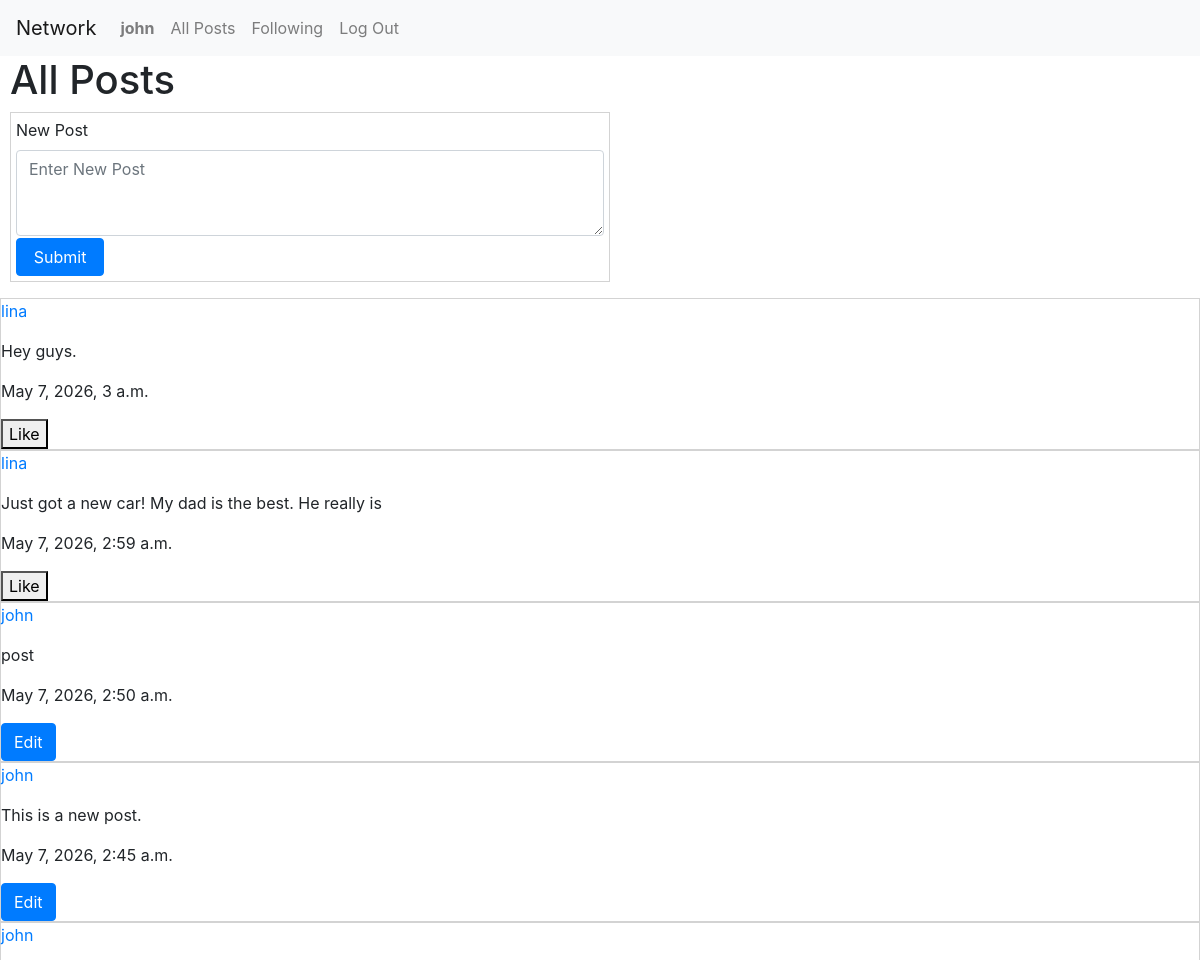
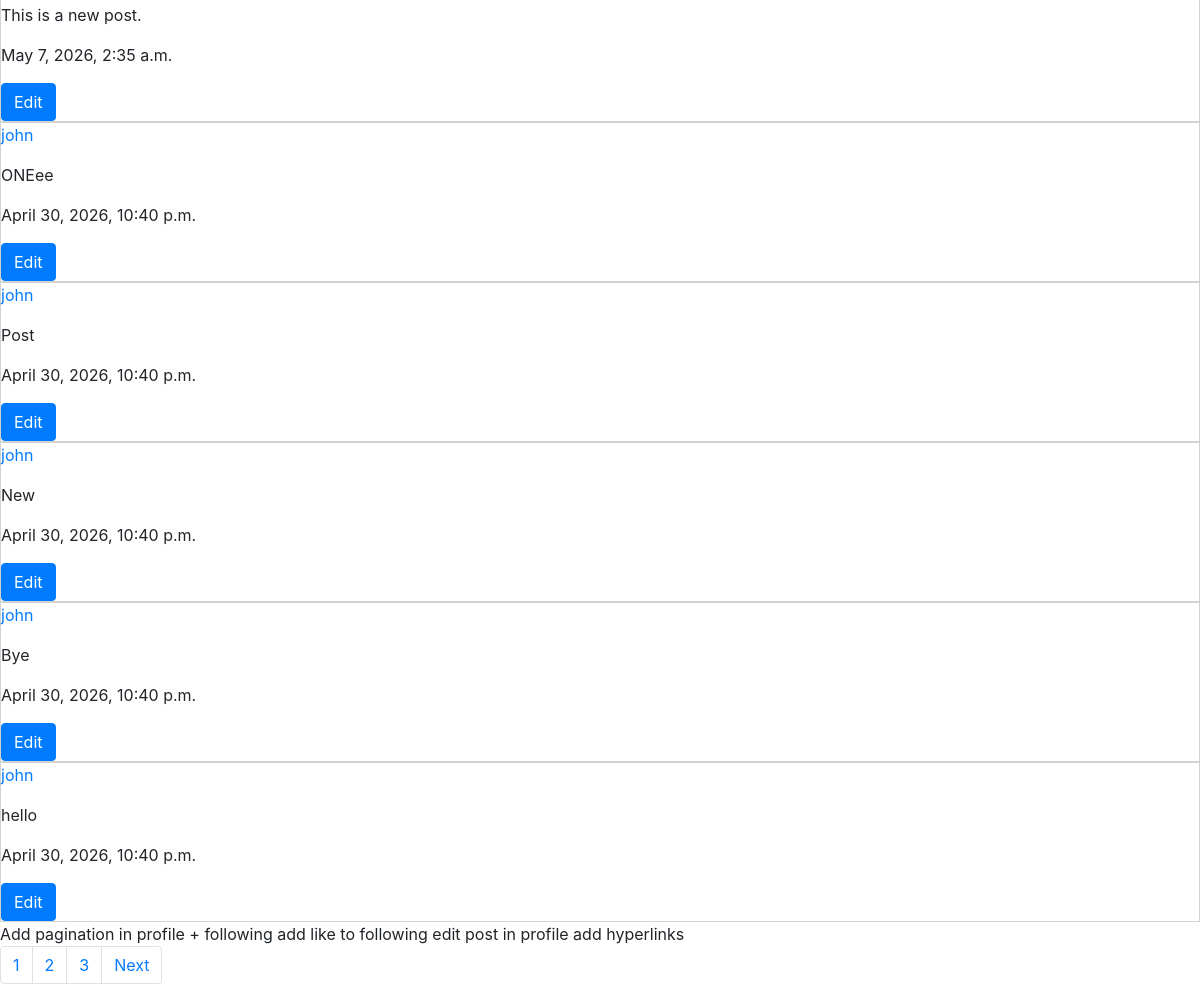
/ (signed in), run on the app's committed database (2 pictures, top to bottom).
### network/models.py (models this page shows, shortened)
class User(AbstractUser):
    pass

class Post(models.Model):
    author = models.ForeignKey(User, on_delete=models.CASCADE, related_name="current_author")
    time = models.DateTimeField(auto_now_add=True)
    content = models.CharField(max_length=100)

### network/views.py (the view)
# urls.py: path("", views.index, name="index"),
def index(request):
    all_posts = Post.objects.all().order_by('-time')
    try:
        filtered_likes = Like.objects.filter(
        source = request.user
    )
    except:
        filtered_likes = []
    liked_post = []
    for i in filtered_likes:
        post_content = i.target.id
        liked_post.append(post_content)
    p = Paginator(all_posts, 10)
    print(p.num_pages)
    page_number = request.GET.get('page')
    page_obj = p.get_page(page_number)
    return render(request, "network/index.html", {
        "posts":page_obj,  # only worked when changed all_posts to page_obj
        "liked_posts":liked_post,
        "page_obj": page_obj
    })

### network/templates/network/index.html (shortened to what this page needs)
{% extends "network/layout.html" %}
{% load static %}
{% block body %}
<h1>All Posts</h1>
    <div class="mb-3">
    {% if user.is_authenticated %}
        <form class="new_post_form" action="{% url 'new_post' %}" method="POST">
            <label for="exampleFormControlTextarea1" class="form-label">New Post</label>
            <textarea name="new_content" class="form-control" id="exampleFormControlTextarea1" rows="3" placeholder="Enter New Post"></textarea>
            <button type="submit" class="btn btn-primary">Submit</button>
        </form>
    {% endif %}
    </div>
    {% for i in posts %}
    <div class="single_post" id="single_post_{{i.id}}">
        <p><a href="{% url 'user_profile_page' id=i.author.id %}">{{i.author}}</a></p>
        <p id="post_content_{{ i.id }}">{{ i.content }}</p>
        <p>{{i.time}}</p>
        {% if i.author == user %}
            <button id="edit_button_{{i.id}}" class="btn btn-primary" onclick="editPost({{i.id}}, '{{i.content}}')">Edit</button>
        {% else %}
            {% if user.is_authenticated %}
                    <button id="like_button_{{i.id}}" onclick="likePost({{i.id}})" style="{% if i.id in liked_posts %} display:none {% else %} display:block {% endif %} ">Like</button>
            {% endif %}
        {% endif %}
    </div>
    {% endfor %}
Add pagination in profile + following
add like to following
edit post in profile
add hyperlinks
    <nav aria-label="Page navigation example">
        <ul class="pagination">
            {% for i in page_obj.paginator.page_range %}
                <li class="page-item"><a class="page-link" href="?page={{i}}">{{i}}</a></li>
            {%endfor%}
            {% if page_obj.has_next %}
                <li class="page-item"><a class="page-link" href="?page={{ page_obj.next_page_number }}">Next</a></li>
            {% endif %}
        </ul>
    </nav>
{% endblock %}

### network/templates/network/layout.html (shortened to what this page needs)
{% load static %}
<!DOCTYPE html>
<html lang="en">
    <head>
        <link rel="stylesheet" href="https://stackpath.bootstrapcdn.com/bootstrap/4.4.1/css/bootstrap.min.css">
        <link href="{% static 'network/styles.css' %}" rel="stylesheet">
    </head>
    <body>
        <nav class="navbar navbar-expand-lg navbar-light bg-light">
            <a class="navbar-brand" href="#">Network</a>
            <div>
              <ul class="navbar-nav mr-auto">
                {% if user.is_authenticated %}
                    <li class="nav-item">
                        <a class="nav-link" href="{% url 'user_profile_page' id=user.id %}"><strong>{{ user.username }}</strong></a>
                    </li>
                {% endif %}
                <li class="nav-item">
                  <a class="nav-link" href="{% url 'index' %}">All Posts</a>
                </li>
                {% if user.is_authenticated %}
                    <li class="nav-item">
                        <a class="nav-link" href="{% url 'following_page' %}">Following</a>
                    </li>
                    <li class="nav-item">
                        <a class="nav-link" href="{% url 'logout' %}">Log Out</a>
                    </li>
                {% endif %}
              </ul>
            </div>
          </nav>
        <div class="body">
            {% block body %}{% endblock %}
        </div>
    </body>
</html>

### network/static/network/styles.css (style rules this page uses)
h1 { margin-left: 10px; }
.new_post_form { border: lightgray solid 1px; display: flex; flex-direction: column; padding: 5px; max-width: 50%; margin-left: 10px; }
.new_post_form button { margin-top: 2px; width: 15%; }
.single_post { border: lightgray solid 1px; }
ul { list-style-type: none; padding-left: 3; margin: 0; }

### data on the page
User: username "john"
Post: author "lina", content "Hey guys.", time "May 7, 2026, 3 a.m."
Post: author "lina", content "Just got a new car! My dad is the best. He really is", time "May 7, 2026, 2:59 a.m."
Post: author "john", content "post", time "May 7, 2026, 2:50 a.m."
Post: author "john", content "This is a new post.", time "May 7, 2026, 2:45 a.m."
Post: author "john", content "This is a new post.", time "May 7, 2026, 2:35 a.m."
Post: author "john", content "ONEee", time "April 30, 2026, 10:40 p.m."
Post: author "john", content "Post", time "April 30, 2026, 10:40 p.m."
Post: author "john", content "New", time "April 30, 2026, 10:40 p.m."
Post: author "john", content "Bye", time "April 30, 2026, 10:40 p.m."
Post: author "john", content "hello", time "April 30, 2026, 10:40 p.m."

### other printed values
{{ i }} "1" "2" "3"
